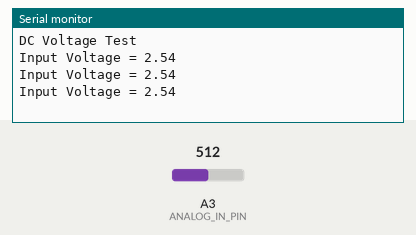
Simulated run of this sketch. Board: Arduino Uno, built with avr-gcc and run on an emulated ATmega328P. Parts: the last lines printed to the serial monitor. The test bench sets the inputs (shaded band); at power-on: A3 (ANALOG_IN_PIN) = 512.

Above: at 1.3 s.
1.4 s: A3 (ANALOG_IN_PIN) set to 716
At 1.9 s:
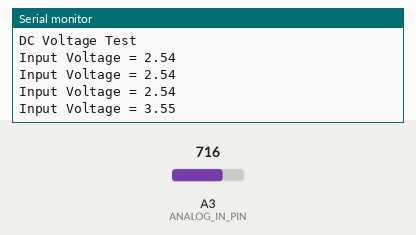
2.9 s: A3 (ANALOG_IN_PIN) set to 900
At 3.4 s:
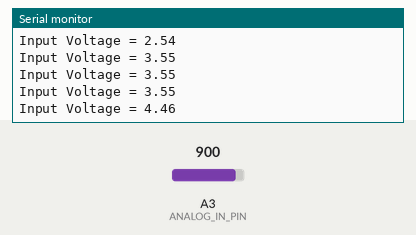
Timing chart, 0 to 5.9 s (numbered marks = the images above; inputs shaded):
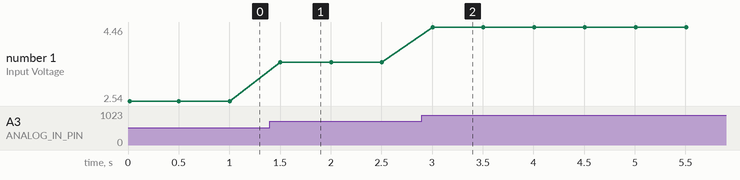

The sketch:

voltage_sensor.ino
```cpp
/******************************************************************************************
 * FileName     : voltage_sensor.ino
 * Description  : 전압 센서로 배터리 전압을 읽기
 * Author       : 손철수
 * Created Date : 2022.05.18
 * Reference    :
 * Modified     :
 * Modified     :
******************************************************************************************/

// Define analog input
#define ANALOG_IN_PIN A3

// Floats for ADC voltage & Input voltage
float adc_voltage = 0.0;
float in_voltage = 0.0;

// Floats for resistor values in divider (in ohms)
float R1 = 30000.0;
float R2 = 7500.0;

//float R1 = 29830.0;
//float R2 = 7480.0;

// Float for Reference Voltage
float ref_voltage = 3.3;
//float ref_voltage = 3.296;


// Integer for ADC value
int adc_value = 0;

void setup()
{
   // Setup Serial Monitor
   Serial.begin(9600);
   Serial.println("DC Voltage Test");
}

void loop(){
   // Read the Analog Input
   adc_value = analogRead(ANALOG_IN_PIN);

   // Determine voltage at ADC input
   //adc_voltage  = (adc_value * ref_voltage) / (4095);
   adc_voltage  = (adc_value * ref_voltage) / (4095-1024+512-256);

   // Calculate voltage at divider input
   in_voltage = adc_voltage / (R2/(R1+R2)) ;

   // Print results to Serial Monitor to 2 decimal places
  Serial.print("Input Voltage = ");
  Serial.println(in_voltage, 2);

  // Short delay
  delay(500);
}

//==========================================================================================
//
// (주)한국공학기술연구원 http://et.ketri.re.kr
//
//==========================================================================================
```

Measured:
- after the input at 1.4 s, the serial monitor: prints a new line after 0.10 s (image 1)
- after the input at 2.9 s, the serial monitor: prints a new line after 0.10 s (image 2)
- plotted number 1: 2.54 → 3.55 after the input at 1.4 s, 3.55 → 4.46 after the input at 2.9 s
